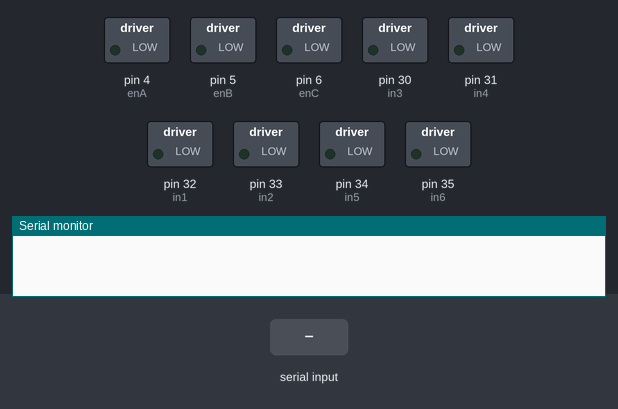
This sketch was run on a simulated Arduino Mega 2560, built with avr-gcc and run on an emulated ATmega2560. Parts: switched loads named in the sketch (green lamp = pin HIGH), the last lines printed to the serial monitor. The test bench sets the inputs (shaded band). Random numbers use the default seed unless the sketch sets one; pins used as bus, display or sensor lines are not drawn.

Above: at 0.01 s.
At 1.3 s:
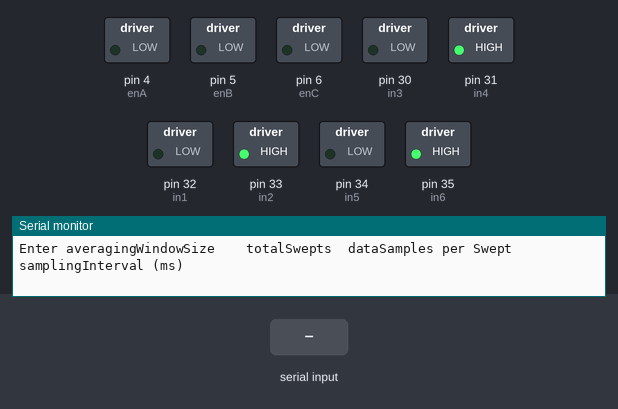
1.4 s: "30,150\n" received over Serial
At 3.86 s:
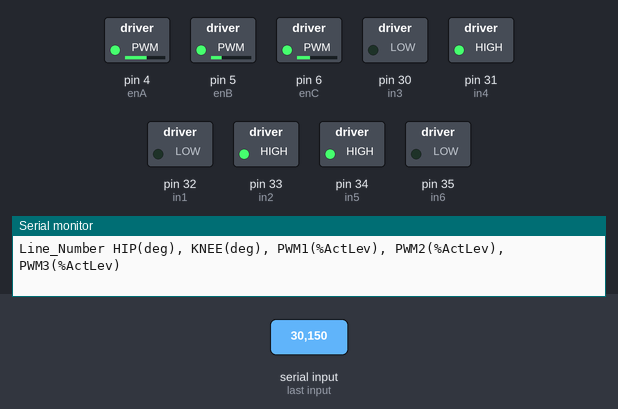
Timing chart, 0 to 10.6 s (numbered marks = the images above; inputs shaded):
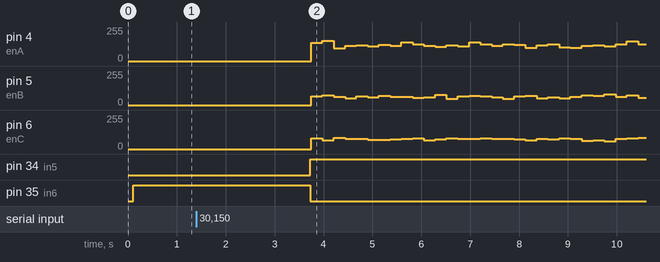

The sketch:

leg_Random_Activation_Levels__SeveralDataSamplesPerActivatio.ino
```cpp
#include <Encoder.h>
#include <PinChangeInterrupt.h>
#include <stdio.h>
#include <SPI.h>


//Pins for absolute encoders
    //Encoder 1
    #define CS 53 //Chip or Slave select
    //Encoder 2
    #define CS2 7 //Chip or Slave select

///////////Variables

    int averagingWindowSize=2;
    int dataSamples=1000;
    int samplingInterval=50; //Real sampling interval sampling interval+12 ms
    int numberOfSamplesPerSwept=100;
    int totalSwepts;
    int swept=1;

    int absEncoder=1;

    float position1;
    float position2;

    uint16_t ABSposition = 0;
    uint16_t ABSposition_last = 0;

    uint8_t temp[1];

    float deg = 0.00;

    int count = 1;
    int count2= 0;
    int header2=1; //To print only once the header1
    int header1=1; //To print only once the header2
    int startTrial=1;

    //For Random Arrays
    int numberOfElements=500;
    int randomArray1[500];
    int randomArray2[500];
    int randomArray3[500];

    int softRandomArray=0;

    int theSoftRandomArray1[500];
    int theSoftRandomArray2[500];
    int theSoftRandomArray3[500];


//Motors

    int PWM[3];

// Motor A******

    int enA=4;  // PWM pin
    int in3=30;
    int in4=31;

// Motor B******

    int enB=5; // PWM pin
    int in1=32;
    int in2=33;

// Motor C

    int enC=6; // PWM pin
    int in5=34;
    int in6=35;


void setup()
                        {
                          Serial.begin(9600);
                          pinMode(CS,OUTPUT);//Slave Select
                          pinMode(CS2,OUTPUT);//Slave Select

                          digitalWrite(CS,HIGH);
                          digitalWrite(CS2,HIGH);

                          randomSeed(analogRead(0));

                          //For absolute encoders:
                          SPI.begin();
                          SPI.setBitOrder(MSBFIRST);
                          SPI.setDataMode(SPI_MODE0);
                          SPI.setClockDivider(SPI_CLOCK_DIV32);

                          //Serial.println("starting");
                          Serial.flush();
                          delay(100);
                          SPI.end();

                          //Motors:
                          pinMode(enA,OUTPUT);
                          pinMode(enB,OUTPUT);
                          pinMode(enC,OUTPUT);

                          pinMode(in1,OUTPUT);
                          pinMode(in2,OUTPUT);
                          pinMode(in3,OUTPUT);
                          pinMode(in4,OUTPUT);
                          pinMode(in5,OUTPUT);
                          pinMode(in6,OUTPUT);

                          digitalWrite(in1, LOW);
                          digitalWrite(in2, HIGH);

                          digitalWrite(in3, LOW);
                          digitalWrite(in4, HIGH);

                          digitalWrite(in5, LOW);
                          digitalWrite(in6, HIGH);

                        }

void loop() {

if (header1==1){Serial.println("Enter averagingWindowSize    totalSwepts  dataSamples per Swept      samplingInterval (ms)\n");header1--;}

while (Serial.available() > 0) {
  averagingWindowSize=Serial.parseInt(); String averagingWindowSizeString = String(averagingWindowSize);
  totalSwepts=Serial.parseInt();     String totalSweptsString = String(totalSwepts);
  dataSamples=Serial.parseInt();         String dataSamplesString = String(dataSamples);
  samplingInterval=Serial.parseInt();     String samplingIntervalString = String(samplingInterval);


  if(header2==1){Serial.println("averagingWindowSize: "+ averagingWindowSizeString + "Total Swepts" + totalSweptsString + ", dataSamples per swept:  "+dataSamplesString+", samplingInterval:"+ samplingIntervalString+
                                " (ms)\n\nLine_Number HIP(deg), KNEE(deg), PWM1(%ActLev), PWM2(%ActLev), PWM3(%ActLev)\n");header2--;
  }

    while(swept<totalSwepts){
     //while (count<totalSwepts){
     for (int i=0; i<numberOfElements; i++){
     randomArray1[i]=random(100);
     randomArray2[i]=random(100);
     randomArray3[i]=random(100);
     //count++;

         }
//To print the unsoftened random arrays uncomment next lines
    /*for (int i=0; i<numberOfElements; i++){Serial.print(randomArray1[i]);Serial.print(",");}
    Serial.println();
    for (int i=0; i<numberOfElements; i++){Serial.print(randomArray2[i]);Serial.print(",");}
    Serial.println();
    for (int i=0; i<numberOfElements; i++){Serial.print(randomArray3[i]);Serial.print(",");}
    Serial.println();*/


          //count=0;

//Softening the randomArray1
          for (int i=(averagingWindowSize-1); i<numberOfElements; i++){
            softRandomArray=0;
            softRandomArray=randomArray1[i]+softRandomArray;
            for (int j=i-1; j>=i-(averagingWindowSize-1); j--){

              softRandomArray=randomArray1[j]+softRandomArray;
              }
            softRandomArray=softRandomArray/averagingWindowSize;
            theSoftRandomArray1[i]= softRandomArray;
            //Serial.print(",");Serial.print(theSoftRandomArray1[i]);
          }
          //Serial.println();

//Softening the randomArray2
          for (int i=(averagingWindowSize-1); i<numberOfElements; i++){
            softRandomArray=0;
            softRandomArray=randomArray2[i]+softRandomArray;
            for (int j=i-1; j>=i-(averagingWindowSize-1); j--){
              softRandomArray=randomArray2[j]+softRandomArray;
            }
            softRandomArray=softRandomArray/averagingWindowSize;
            theSoftRandomArray2[i]= softRandomArray;
            //Serial.print(",");Serial.print(theSoftRandomArray2[i]);
          }
          //Serial.println();

//Softening the randomArray3
          for (int i=(averagingWindowSize-1); i<numberOfElements; i++){
            softRandomArray=0;
            softRandomArray=randomArray3[i]+softRandomArray;
            for (int j=i-1; j>=i-(averagingWindowSize-1); j--){
              softRandomArray=randomArray3[j]+softRandomArray;
            }
            softRandomArray=softRandomArray/averagingWindowSize;
            theSoftRandomArray3[i]= softRandomArray;
            //Serial.print(",");Serial.print(theSoftRandomArray3[i]);
          }
          //Serial.println();
//Asigning PWM Values

          for (int j=(averagingWindowSize-1); j<=numberOfElements;j++){
            if (j<= totalSwepts)
            {
            //Serial.println(j);
                  for (int i = 0; i<3; i++){
                  //Serial.println(theSoftRandomArray1[j]);
                  if (i==0){PWM[0] = theSoftRandomArray1[j];}
                  if (i==1){PWM[1] = theSoftRandomArray2[j];}
                  if (i==2){PWM[2] = theSoftRandomArray3[j];}
                  }

                  float pwmValA=(PWM[0]*255)/100;
                  float pwmValB=.5*(PWM[1]*255)/100;
                  float pwmValC=.60*(PWM[2]*255)/100;

                  /* Motor A */
                  //analogWrite (enA,100);
                  analogWrite (enA, pwmValA);digitalWrite(in1,LOW);digitalWrite(in2,HIGH);

                  /* Motor B */
                  //analogWrite (enB, 100);
                  analogWrite (enB, pwmValB); digitalWrite(in3,LOW);digitalWrite(in4,HIGH);

                  /* Motor C */
                  //analogWrite (enC, 255);
                  analogWrite (enC, pwmValC); digitalWrite(in5,HIGH);digitalWrite(in6,LOW);

                  for (int wey=0; wey<dataSamples; wey++) {
                  delay(samplingInterval);
                  PrintEncodersLecture(count,PWM[0],PWM[1],PWM[2]);
                  //Serial.println(wey);
                  }
                  count++;
            }


          }

                  swept++;
                  //Serial.println("Dario");
                  //if (swept==totalSwepts){break;}
    }

          //count=1;
          //swept=1;

      /*for (int i=1; i=<dataSamples; i++){
        PrintEncodersLecture(count2,PWM[0],PWM[1],PWM[2]);
        }*/
  }


//count2++;


}


                                                  ////////////FUNCTION FOR ABS ECODERS (Level 0):
                                                  //Line breakes and comments have been removed to save space, for a clearer sintax revise previous programs
                                                  uint8_t SPI_T (uint8_t msg, int CSNum)    // Repetive SPI transmit sequence
                                                          {
                                                             uint8_t msg_temp = 0;  //vairable to hold recieved data
                                                             if (CSNum==1)
                                                             {
                                                                     digitalWrite(CS2,LOW);msg_temp = SPI.transfer(msg);digitalWrite(CS2,HIGH);return(msg_temp);
                                                             }
                                                             else if (CSNum==2)
                                                             {
                                                                     digitalWrite(CS,LOW);msg_temp = SPI.transfer(msg);digitalWrite(CS,HIGH);return(msg_temp);
                                                             }

                                                          }

                                                  //////////////FUNCTION FOR ABS ECODERS (Level 1):
                                                  //Line breakes and comments have been removed to save space, for a clearer sintax revise previous programs
                                                  float SPI_ReadPosition (int absEncoder)
                                                          {
                                                                  uint8_t recieved = 0xA5;    //just a temp vairable
                                                                  ABSposition = 0;    //reset position vairable

                                                                SPI.begin();    //start transmition

                                                                                   SPI_T(0x10,absEncoder);recieved = SPI_T(0x00,absEncoder);while (recieved != 0x10)
                                                                                   {
                                                                                     recieved = SPI_T(0x00,absEncoder);delay(2);    //wait a bit
                                                                                   }

                                                                                   temp[0] = SPI_T(0x00,absEncoder);    //Recieve MSB
                                                                                   temp[1] = SPI_T(0x00,absEncoder);    // recieve LSB

                                                                 SPI.end();    //end transmition

                                                                                    temp[0] &=~ 0xF0;ABSposition = temp[0] << 8;ABSposition += temp[1];

                                                                    if (ABSposition != ABSposition_last)    //if nothing has changed dont wast time sending position
                                                                    {
                                                                        ABSposition_last = ABSposition;deg = ABSposition;deg = deg * 0.08789;
                                                                        return deg;
                                                                    }

                                                                delay(10);    //wait a bit till next check
                                                          }

                                                  ////////////FUNCTION TO GET ALL THE ENCODERS' POSITION (Lecture)(Level 3)
                                                  void PrintEncodersLecture(int count,float pwmValA, float  pwmValB, float  pwmValC)
                                                          {

                                                               position1=SPI_ReadPosition (1)-217.62;  //(1) or (2) to asign an specific encoder
                                                               //delay(1);
                                                               position2=SPI_ReadPosition (2)-233.88;
                                                               //delay(1);

                                                               String encoderLecture1 = String(position1,2 );
                                                               String encoderLecture2 = String(position2,2 );
                                                               String stringPwmValA = String(pwmValA);
                                                               String stringPwmValB = String(pwmValB);
                                                               String stringPwmValC = String(pwmValC);

                                                               //String lineCount=String(count+",");
                                                               String encoderLectures= String( encoderLecture1+ "," + encoderLecture2+ ",");
                                                               String pwmValues= String( stringPwmValA+","+ stringPwmValB+","+ stringPwmValC+",");

                                                               Serial.print(count);
                                                               Serial.print(","+encoderLectures+pwmValues);
                                                               Serial.println();

                                                          }
```

Measured:
- after the input at 1.4 s, pin 4 (enA): 0/255 → 137/255 after 2.3 s, → 153/255 0.23 s later, → 94/255 0.23 s later, → 114/255 0.23 s later, … (30 changes in this stretch); pin 5 (enB): 0/255 → 67/255 after 2.3 s, → 73/255 0.23 s later, → 62/255 0.23 s later, → 52/255 0.23 s later, … (30 changes in this stretch)
